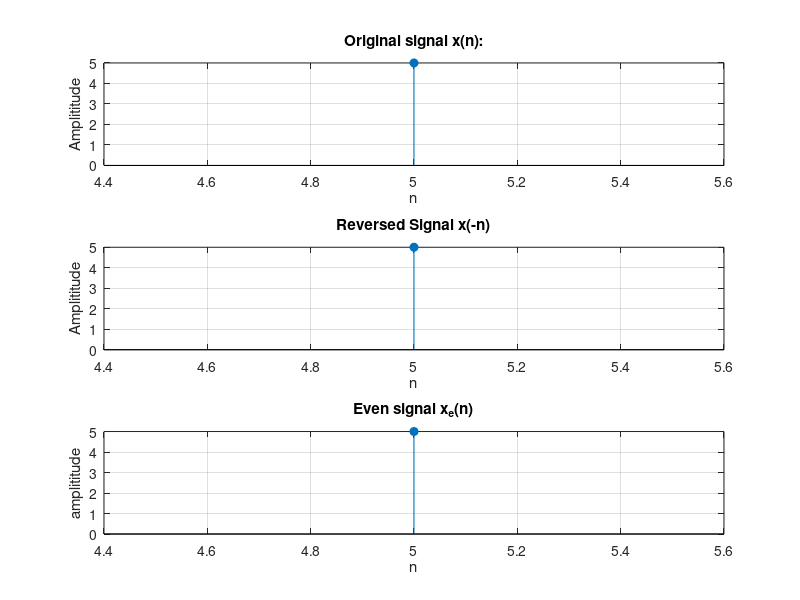

Write MATLAB code to recreate this figure.
clc;
clear all;
close all;
n = input('Enter the range of n ');
x = input('Enter the signal values ');
x_rev = fliplr(x);
x_even = (x+x_rev)/2;
subplot(3,1,1);
stem(n,x, 'filled');
title('Original signal x(n):');
xlabel('n');
ylabel('Amplititude');
grid on;
subplot(3,1,2);
stem(n,x_rev,'filled');
title('Reversed Signal x(-n)');
xlabel('n');
ylabel('Amplititude');
grid on;
subplot(3,1,3);
stem(n,x_even, 'filled');
title('Even signal x_e(n)');
xlabel('n');
ylabel('amplititude');
grid on;
